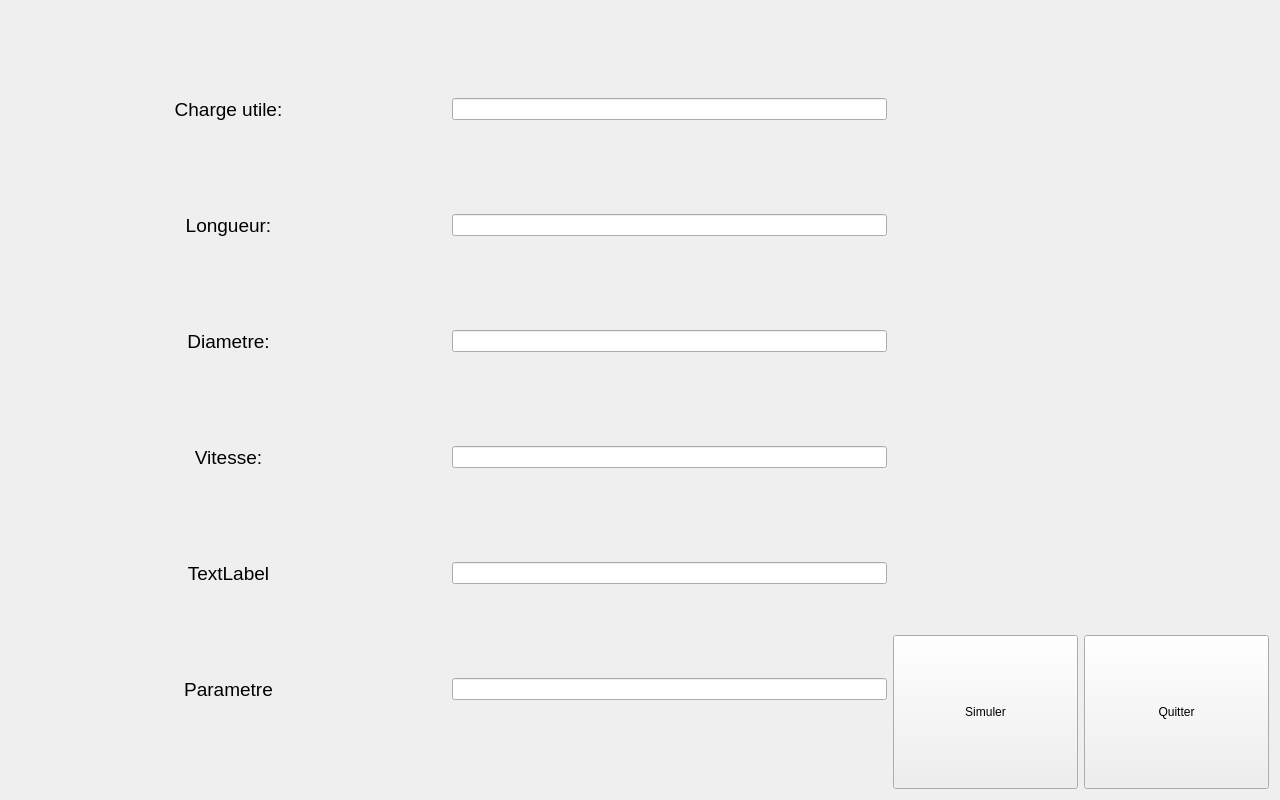
<?xml version="1.0" encoding="UTF-8"?>
<ui version="4.0">
 <class>DimManuel</class>
 <widget class="QWidget" name="DimManuel">
  <property name="geometry">
   <rect>
    <x>0</x>
    <y>0</y>
    <width>1280</width>
    <height>800</height>
   </rect>
  </property>
  <property name="windowTitle">
   <string>Form</string>
  </property>
  <layout class="QHBoxLayout" name="horizontalLayout_2" stretch="70,30">
   <item>
    <layout class="QVBoxLayout" name="verticalLayout_3">
     <item>
      <layout class="QHBoxLayout" name="horizontalLayout_5" stretch="50,50">
       <item>
        <layout class="QHBoxLayout" name="horizontalLayout_6">
         <item>
          <widget class="QLabel" name="label_2">
           <property name="font">
            <font>
             <pointsize>14</pointsize>
            </font>
           </property>
           <property name="text">
            <string>Charge utile:</string>
           </property>
           <property name="alignment">
            <set>Qt::AlignCenter</set>
           </property>
          </widget>
         </item>
        </layout>
       </item>
       <item>
        <layout class="QHBoxLayout" name="horizontalLayout_4">
         <item>
          <widget class="QLineEdit" name="lineEdit_parametre1"/>
         </item>
        </layout>
       </item>
      </layout>
     </item>
     <item>
      <layout class="QHBoxLayout" name="horizontalLayout_11" stretch="50,50">
       <item>
        <layout class="QHBoxLayout" name="horizontalLayout_14">
         <item>
          <widget class="QLabel" name="label_3">
           <property name="font">
            <font>
             <pointsize>14</pointsize>
            </font>
           </property>
           <property name="text">
            <string>Longueur:</string>
           </property>
           <property name="alignment">
            <set>Qt::AlignCenter</set>
           </property>
          </widget>
         </item>
        </layout>
       </item>
       <item>
        <layout class="QHBoxLayout" name="horizontalLayout_7">
         <item>
          <widget class="QLineEdit" name="lineEdit_parametre2"/>
         </item>
        </layout>
       </item>
      </layout>
     </item>
     <item>
      <layout class="QHBoxLayout" name="horizontalLayout_12" stretch="50,50">
       <item>
        <layout class="QHBoxLayout" name="horizontalLayout_13">
         <item>
          <widget class="QLabel" name="label_4">
           <property name="font">
            <font>
             <pointsize>14</pointsize>
            </font>
           </property>
           <property name="text">
            <string>Diametre:</string>
           </property>
           <property name="alignment">
            <set>Qt::AlignCenter</set>
           </property>
          </widget>
         </item>
        </layout>
       </item>
       <item>
        <layout class="QHBoxLayout" name="horizontalLayout_8">
         <item>
          <widget class="QLineEdit" name="lineEdit_parametre3"/>
         </item>
        </layout>
       </item>
      </layout>
     </item>
     <item>
      <layout class="QHBoxLayout" name="horizontalLayout_10" stretch="50,50">
       <item>
        <layout class="QHBoxLayout" name="horizontalLayout_15">
         <item>
          <widget class="QLabel" name="label_5">
           <property name="font">
            <font>
             <pointsize>14</pointsize>
            </font>
           </property>
           <property name="text">
            <string>Vitesse:</string>
           </property>
           <property name="alignment">
            <set>Qt::AlignCenter</set>
           </property>
          </widget>
         </item>
        </layout>
       </item>
       <item>
        <layout class="QHBoxLayout" name="horizontalLayout_9">
         <item>
          <widget class="QLineEdit" name="lineEdit_parametre4"/>
         </item>
        </layout>
       </item>
      </layout>
     </item>
     <item>
      <layout class="QHBoxLayout" name="horizontalLayout_21" stretch="50,50">
       <item>
        <layout class="QHBoxLayout" name="horizontalLayout_23">
         <item>
          <widget class="QLabel" name="label_7">
           <property name="font">
            <font>
             <pointsize>14</pointsize>
            </font>
           </property>
           <property name="text">
            <string>TextLabel</string>
           </property>
           <property name="alignment">
            <set>Qt::AlignCenter</set>
           </property>
          </widget>
         </item>
        </layout>
       </item>
       <item>
        <layout class="QHBoxLayout" name="horizontalLayout_22">
         <item>
          <widget class="QLineEdit" name="lineEdit_parametre5"/>
         </item>
        </layout>
       </item>
      </layout>
     </item>
     <item>
      <layout class="QHBoxLayout" name="horizontalLayout_18" stretch="50,50">
       <item>
        <layout class="QHBoxLayout" name="horizontalLayout_20">
         <item>
          <widget class="QLabel" name="label_6">
           <property name="font">
            <font>
             <pointsize>14</pointsize>
            </font>
           </property>
           <property name="text">
            <string>Parametre</string>
           </property>
           <property name="alignment">
            <set>Qt::AlignCenter</set>
           </property>
          </widget>
         </item>
        </layout>
       </item>
       <item>
        <layout class="QHBoxLayout" name="horizontalLayout_19">
         <item>
          <widget class="QLineEdit" name="lineEdit_parametre6"/>
         </item>
        </layout>
       </item>
      </layout>
     </item>
    </layout>
   </item>
   <item>
    <layout class="QVBoxLayout" name="verticalLayout" stretch="80,20">
     <item>
      <layout class="QHBoxLayout" name="horizontalLayout_3">
       <item>
        <widget class="QLabel" name="label">
         <property name="text">
          <string/>
         </property>
         <property name="pixmap">
          <pixmap resource="image.qrc">:/images/dirigeable2.png</pixmap>
         </property>
         <property name="scaledContents">
          <bool>true</bool>
         </property>
        </widget>
       </item>
      </layout>
     </item>
     <item>
      <layout class="QHBoxLayout" name="horizontalLayout_17">
       <item>
        <layout class="QHBoxLayout" name="horizontalLayout">
         <item>
          <widget class="QPushButton" name="pushButton">
           <property name="maximumSize">
            <size>
             <width>1280</width>
             <height>800</height>
            </size>
           </property>
           <property name="text">
            <string>Simuler</string>
           </property>
          </widget>
         </item>
        </layout>
       </item>
       <item>
        <layout class="QHBoxLayout" name="horizontalLayout_16">
         <item>
          <widget class="QPushButton" name="pushButton_Quitter">
           <property name="maximumSize">
            <size>
             <width>1280</width>
             <height>800</height>
            </size>
           </property>
           <property name="text">
            <string>Quitter</string>
           </property>
          </widget>
         </item>
        </layout>
       </item>
      </layout>
     </item>
    </layout>
   </item>
  </layout>
 </widget>
 <resources>
  <include location="image.qrc"/>
 </resources>
 <connections/>
</ui>
